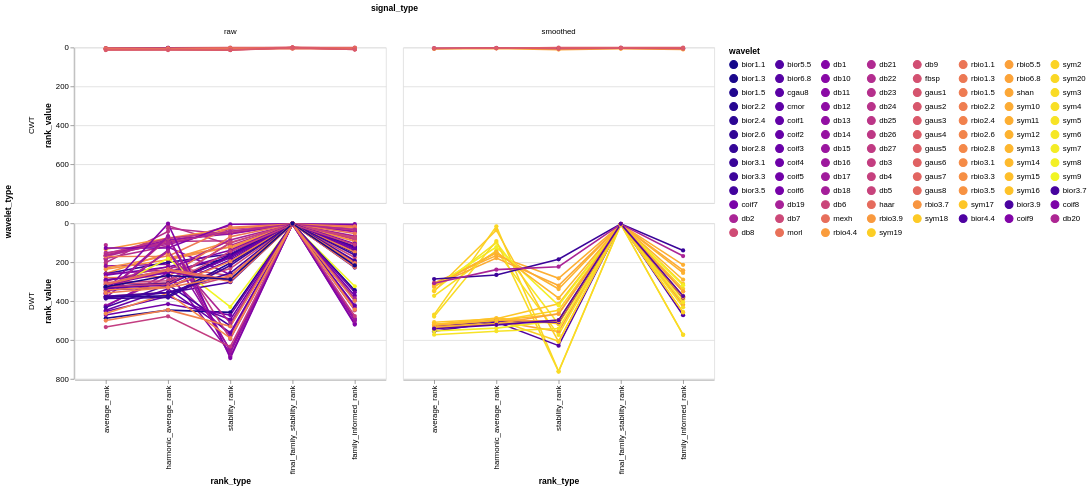

Write notebook code for a chart like this one.
### Code cell
melted_subset_combined_results_df = pd.melt(subset_combined_results_df, id_vars=['htid',  'wavelet', 'wavelet_type', 'signal_type', 'wavelet_mode', 'wavelet_level'], value_vars = [
    'average_rank',
    'harmonic_average_rank',
    'stability_rank',
    'final_family_stability_rank',
    'family_informed_rank'
], var_name='rank_type', value_name='rank_value')

selection = alt.selection_multi(fields=['wavelet'], bind='legend')
sort_order = ['average_rank', 'harmonic_average_rank', 'stability_rank', 'final_family_stability_rank', 'family_informed_rank']
alt.Chart(melted_subset_combined_results_df).mark_line(point=True).encode(
	x=alt.X('rank_type', sort=sort_order),
	y=alt.Y('rank_value', scale=alt.Scale(reverse=True)),  # Invert the y-axis
	color=alt.Color('wavelet', scale=alt.Scale(scheme='plasma'), legend=alt.Legend(symbolLimit=0, columns=8)),
	column='signal_type',
	row='wavelet_type',
	tooltip=['wavelet', 'rank_value', 'rank_type', 'signal_type', 'wavelet_type', 'htid', 'wavelet_mode', 'wavelet_level'],
	opacity=alt.condition(selection, alt.value(1), alt.value(0.2))
).add_params(selection).properties(
	width=400,
	height=200
)

### Figure 1 — Vega-Lite specification as saved in the notebook (floating-point values rounded to 4 significant figures; data arrays with more than 128 entries replaced by an {"elided": "..."} marker saying what was removed)
{"config": {"view": {"continuousWidth": 300, "continuousHeight": 300}}, "data": {"name": "data-6928c1d4992070c6df2797e6f8c7b51e"}, "mark": {"type": "line", "point": true}, "encoding": {"color": {"field": "wavelet", "legend": {"columns": 8, "symbolLimit": 0}, "scale": {"scheme": "plasma"}, "type": "nominal"}, "column": {"field": "signal_type", "type": "nominal"}, "opacity": {"condition": {"param": "param_2", "value": 1}, "value": 0.2}, "row": {"field": "wavelet_type", "type": "nominal"}, "tooltip": [{"field": "wavelet", "type": "nominal"}, {"field": "rank_value", "type": "quantitative"}, {"field": "rank_type", "type": "nominal"}, {"field": "signal_type", "type": "nominal"}, {"field": "wavelet_type", "type": "nominal"}, {"field": "htid", "type": "nominal"}, {"field": "wavelet_mode", "type": "nominal"}, {"field": "wavelet_level", "type": "quantitative"}], "x": {"field": "rank_type", "sort": ["average_rank", "harmonic_average_rank", "stability_rank", "final_family_stability_rank", "family_informed_rank"], "type": "nominal"}, "y": {"field": "rank_value", "scale": {"reverse": true}, "type": "quantitative"}}, "height": 200, "params": [{"name": "param_2", "select": {"type": "point", "fields": ["wavelet"]}, "bind": "legend"}], "width": 400, "$schema": "https://vega.github.io/schema/vega-lite/v5.8.0.json", "datasets": {"data-6928c1d4992070c6df2797e6f8c7b51e": {"elided": "535 records"}}}
